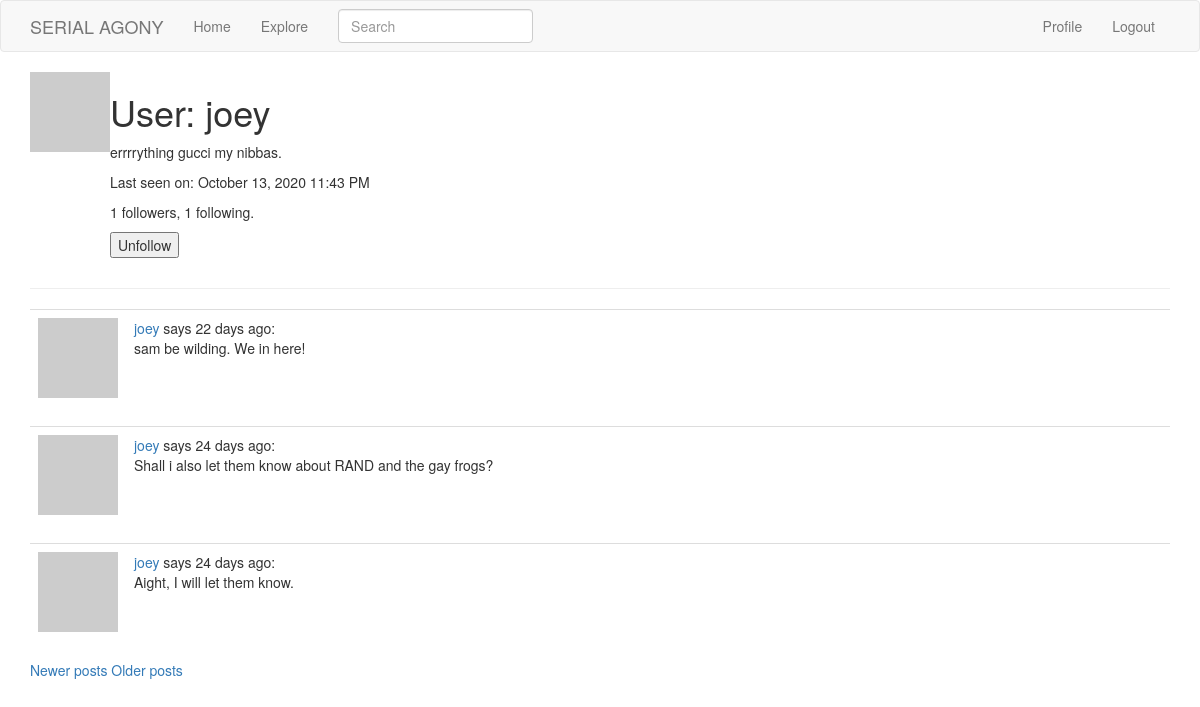
/user/joey?page=2 (signed in), run on the app's committed database.
### app/models.py (models this page shows, shortened)
class User(UserMixin, db.Model):
    id = db.Column(db.Integer, primary_key=True)
    username = db.Column(db.String(64), index=True, unique=True)
    email = db.Column(db.String(120), index=True, unique=True)
    password_hash = db.Column(db.String(128))
    posts = db.relationship('Post', backref='author', lazy='dynamic')
    about_me = db.Column(db.String(140))
    last_seen = db.Column(db.DateTime, default=datetime.utcnow)
    followed = db.relationship(
        'User', secondary=followers,
        primaryjoin=(followers.c.follower_id == id),
        secondaryjoin=(followers.c.followed_id == id),
        backref=db.backref('followers', lazy='dynamic'), lazy='dynamic')
    def avatar(self, size):
        digest = md5(self.email.lower().encode('utf-8')).hexdigest()
        return 'https://www.gravatar.com/avatar/{}?d=identicon&s={}'.format(
            digest, size)
    def is_following(self, user):
        return self.followed.filter(
            followers.c.followed_id == user.id).count() > 0

class SearchableMixin(object):
    @classmethod
    def before_commit(cls, session):
        session._changes = {
            'add': list(session.new),
            'update': list(session.dirty),
            'delete': list(session.deleted)
        }
    @classmethod
    def after_commit(cls, session):
        for obj in session._changes['add']:
            if isinstance(obj, SearchableMixin):
                add_to_index(obj.__tablename__, obj)
        for obj in session._changes['update']:
            if isinstance(obj, SearchableMixin):
                add_to_index(obj.__tablename__, obj)
        for obj in session._changes['delete']:
            if isinstance(obj, SearchableMixin):
                remove_from_index(obj.__tablename__, obj)
        session._changes = None

class Post(SearchableMixin, db.Model):
    __searchable__ = ['body']
    id = db.Column(db.Integer, primary_key=True)
    body = db.Column(db.String(140))
    timestamp = db.Column(db.DateTime, index=True, default=datetime.utcnow)
    user_id = db.Column(db.Integer, db.ForeignKey('user.id'))
    language = db.Column(db.String(5))

### app/routes.py (the view)
@app.route('/user/<username>')
@login_required
def user(username):
    user = User.query.filter_by(username=username).first_or_404()
    page = request.args.get('page', 1, type=int)
    posts = user.posts.order_by(Post.timestamp.desc()).paginate(
        page, app.config['POSTS_PER_PAGE'], False)
    next_url = url_for('user', username=user.username, page=posts.next_num) \
        if posts.has_next else None
    prev_url = url_for('user', username=user.username, page=posts.prev_num) \
        if posts.has_prev else None
    form = EmptyForm()
    return render_template('user.html', user=user, posts=posts.items,
                           next_url=next_url, prev_url=prev_url, form=form)

### app/forms.py
class SearchForm(FlaskForm):
    q = StringField(_l('Search'), validators=[DataRequired()])
    def __init__(self, *args, **kwargs):
        if 'formdata' not in kwargs:
            kwargs['formdata'] = request.args
        if 'csrf_enabled' not in kwargs:
            kwargs['csrf_enabled'] = False
        super(SearchForm, self).__init__(*args, **kwargs)

class EmptyForm(FlaskForm):
    submit = SubmitField('Submit')

### app/models.py (called while the page is built)
@login.user_loader
def load_user(id):
    return User.query.get(int(id))

### app/routes.py (called while the page is built)
@app.before_request
def before_request():
    if current_user.is_authenticated:
        current_user.last_seen = datetime.utcnow()
        db.session.commit()
        g.search_form = SearchForm()
    g.locale = str(get_locale())

### templates/user.html (shortened to what this page needs)
{% extends "base.html" %}
{% block app_content %}
    <table>
        <tr valign="top">
            <td><img src="{{ user.avatar(128) }}"></td>
            <td>
                <h1>User: {{ user.username }}</h1>
                {% if user.about_me %}<p>{{ user.about_me }}</p>{% endif %}
                {% if user.last_seen %}
                <p>Last seen on: {{ moment(user.last_seen).format('LLL') }}</p>
                {% endif %}
                <p>{{ user.followers.count() }} followers, {{ user.followed.count() }} following.</p>
                {% if user == current_user %}
                <p><a href="{{ url_for('edit_profile') }}">Edit your profile</a></p>
                {% else %}
                <p>
                    <form action="{{ url_for('unfollow', username=user.username) }}" method="post">
                        {{ form.submit(value='Unfollow') }}
                    </form>
                </p>
                {% endif %}
            </td>
        </tr>
    </table>
    <hr>
    {% for post in posts %}
        {% include '_post.html' %}
    {% endfor %}
    {% if prev_url %}
    <a href="{{ prev_url }}">Newer posts</a>
    {% endif %}
    {% if next_url %}
    <a href="{{ next_url }}">Older posts</a>
    {% endif %}
{% endblock %}

### templates/_post.html (shortened to what this page needs)
<table class="table table-hover">
    <tr>
        <td width="70px">
            <a href="{{ url_for('user', username=post.author.username) }}">
                <img src="{{ post.author.avatar(70) }}" />
            </a>
        </td>
        <td>
            <a href="{{ url_for('user', username=post.author.username) }}">
                {{ post.author.username }}
            </a>
            says {{ moment(post.timestamp).fromNow() }}:
            <br>
            <span id="post{{ post.id }}">
                {{ post.body }}
            </span>
        </td>
    </tr>
  </table>

### data on the page
User: username "joey", about_me "errrrything gucci my nibbas.", last_seen "October 13, 2020 11:43 PM"
Post: author.username "joey", timestamp "22 days ago", body "sam be wilding. We in here!"
Post: author.username "joey", timestamp "24 days ago", body "Shall i also let them know about RAND and the gay frogs?"
Post: author.username "joey", timestamp "24 days ago", body "Aight, I will let them know."

### other printed values
{{ user.followers.count() }} "1"
{{ user.followed.count() }} "1"
